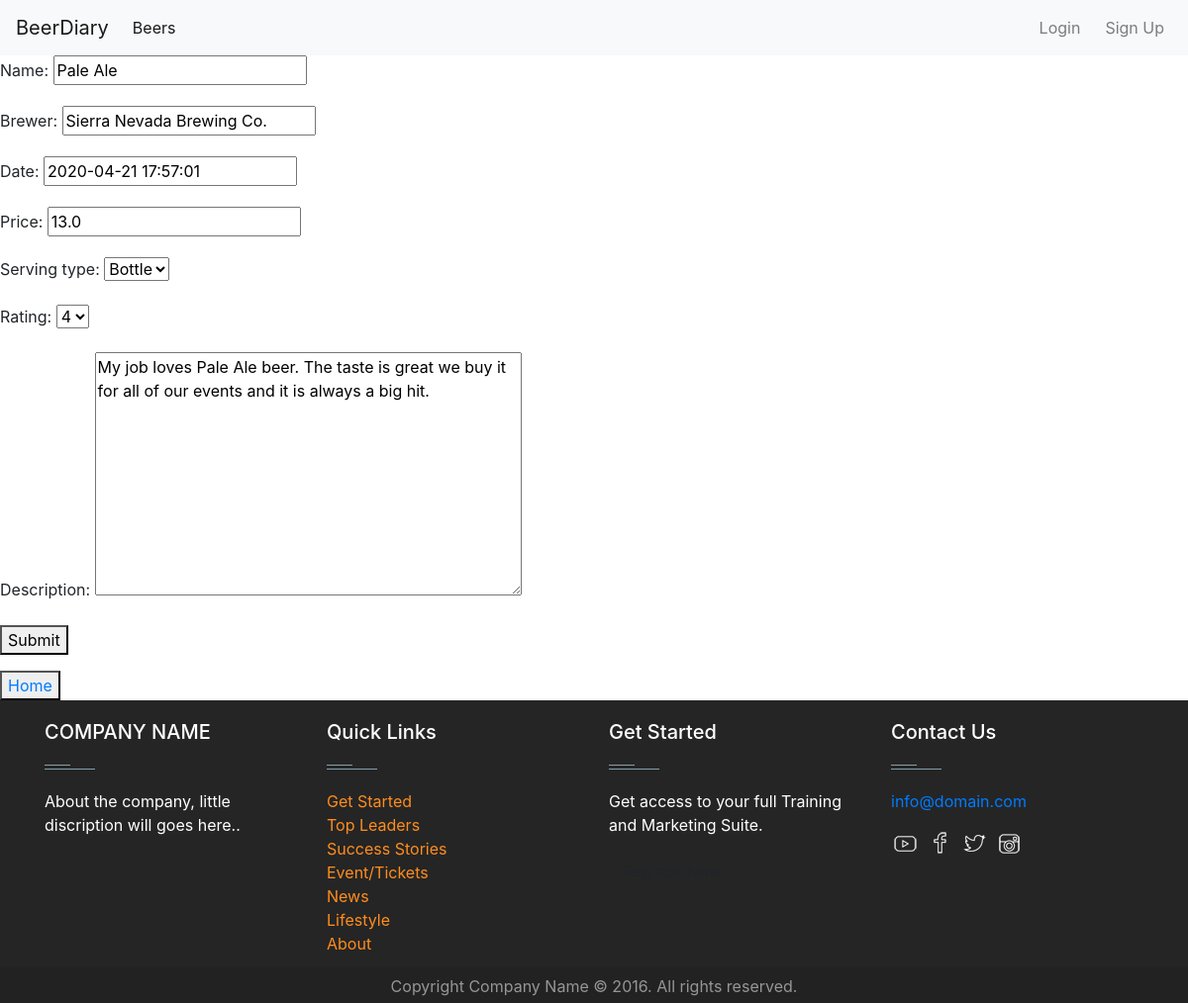
Before: /2/update with the older database file.
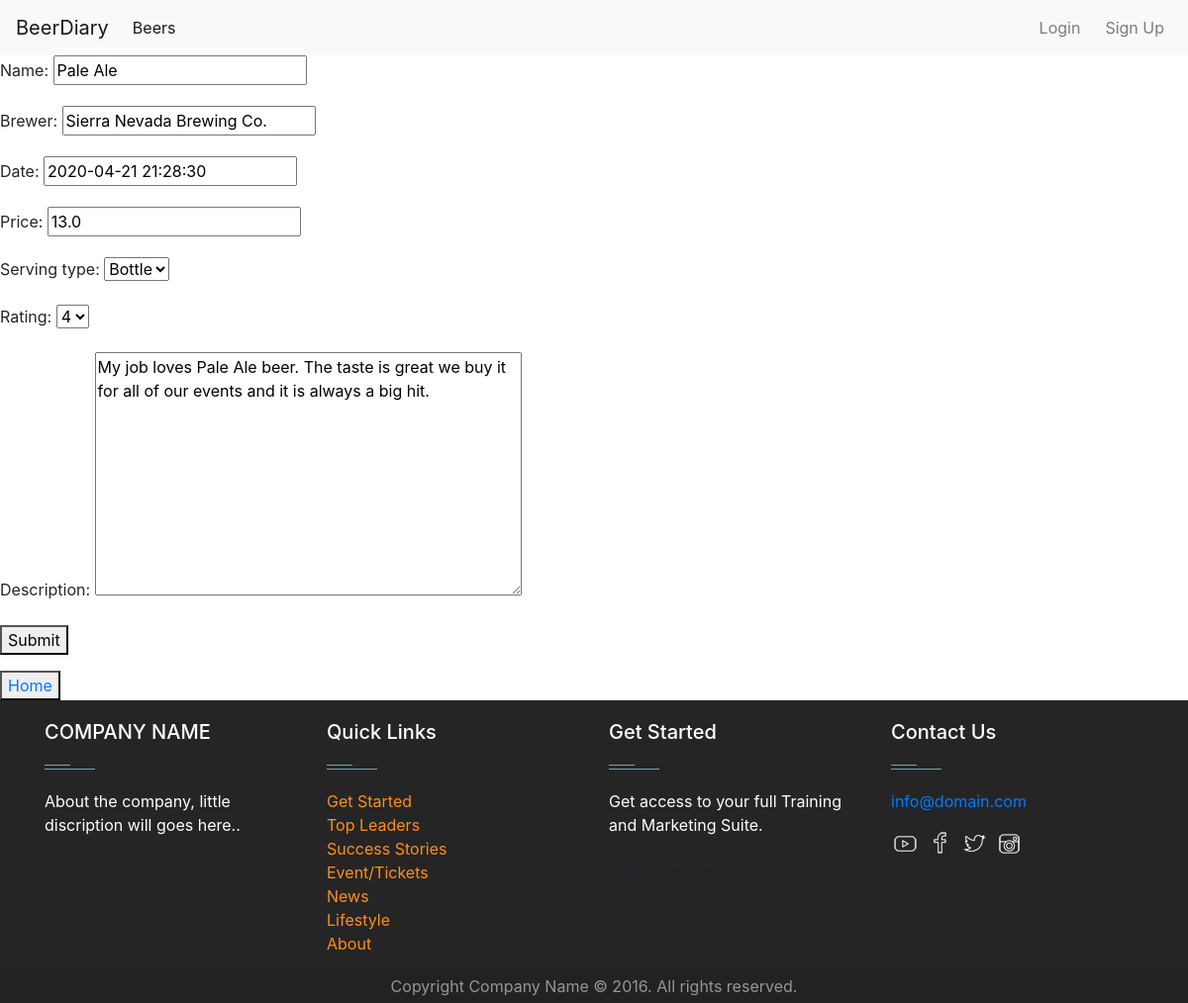
After: the same page with the newer database file.
### beers/models.py (models this page shows, shortened)
class Beer(models.Model):
    name = models.CharField(max_length=250)
    brewer = models.CharField(max_length=250)
    date = models.DateTimeField(default=datetime.now)
    price = models.FloatField()
    serving_type = models.CharField(max_length=250)
    rating = models.CharField(max_length=250)
    description = models.TextField(max_length=500, null=True)

### beers/views.py (the view)
# urls.py: path('<slug:pk>/update', views.UpdateBeer.as_view(), name='update_beer'),
class UpdateBeer(UpdateView):
    form_class = AddBeerForm
    template_name = 'beers/add_beer.html'
    model = Beer
    success_url = reverse_lazy('beers:detail')

### beers/forms.py
class AddBeerForm(forms.ModelForm):
    CHOICES = (
        ("Bottle", "Bottle"),
        ("Draft", "Draft"),
    )
    serving_type = forms.ChoiceField(choices=CHOICES)
    rating = forms.ChoiceField(choices=[(x, x) for x in range(1, 6)])
    class Meta:
        model = Beer
        fields = '__all__'

### templates/beers/add_beer.html (shortened to what this page needs)
{% extends 'base.html' %}
{% load staticfiles %}
{% block main-content %}
<form method="post" enctype="multipart/form-data">
  {{ form.as_p }}
  <button type="submit">Submit</button>
</form>
<button>
  <a href="{% url 'beers:detail' %}">Home</a>
</button>
{% endblock %}

### templates/base.html (shortened to what this page needs)
{% load staticfiles %}
{% load custom_url %}
<html>
<head>
  <link rel="stylesheet" type="text/css" href="{% static 'css/style.css' %}">
  <link rel="stylesheet" href="https://stackpath.bootstrapcdn.com/bootstrap/4.4.1/css/bootstrap.min.css">
  <link href="https://maxcdn.bootstrapcdn.com/font-awesome/4.7.0/css/font-awesome.min.css" rel="stylesheet">
</head>
<body>
<nav class="navbar navbar-expand-lg navbar-light bg-light">
  <a class="navbar-brand" href="{% url 'beers:index' %}">BeerDiary</a>
  <div class="collapse navbar-collapse" id="navbarSupportedContent">
    <ul class="navbar-nav mr-auto">
      <li class="nav-item active">
        <a class="nav-link" href="{% url 'beers:detail' %}">Beers</a>
      </li>
    </ul>
    <ul class="nav navbar-nav navbar-right">
      {% if user.username %}
        <li>
          <a class="nav-link">{{ user.username }} &nbsp;</a>
        </li>
        <li class="">
          <a class="nav-link" href="{% url 'beers:add_beer' %}">
            <i class="fa fa-plus" aria-hidden="true"></i> Add Beer &nbsp;
          </a>
        </li>
        <li>
          <a class="nav-link" href="{% url 'beers:logout_user' %}">
            <i class="fa fa-power-off" aria-hidden="true"></i> logout
          </a>
        </li>
      {% else %}
        <li>
          <a class="nav-link" href="{% url 'beers:login_user' %}">Login &nbsp;</a>
        </li>
        <li>
          <a class="nav-link" href="{% url 'beers:register' %}">Sign Up</a>
        </li>
      {% endif %}
    </ul>
  </div>
</nav>
{% block main-content %}
{% endblock %}
<footer id="footer" class="footer-1">
<div class="main-footer widgets-dark typo-light" style="height:270px">
<div class="container">
<div class="row">
<div class="col-xs-12 col-sm-6 col-md-3">
<div class="widget subscribe no-box">
<h5 class="widget-title">COMPANY NAME<span></span></h5>
<p>About the company, little discription will goes here.. </p>
</div>
</div>
<div class="col-xs-12 col-sm-6 col-md-3">
<div class="widget no-box">
<h5 class="widget-title">Quick Links<span></span></h5>
<ul class="thumbnail-widget">
<li>
<div class="thumb-content"><a href="#.">Get Started</a></div>
</li>
<li>
<div class="thumb-content"><a href="#.">Top Leaders</a></div>
</li>
<li>
<div class="thumb-content"><a href="#.">Success Stories</a></div>
</li>
<li>
<div class="thumb-content"><a href="#.">Event/Tickets</a></div>
</li>
<li>
<div class="thumb-content"><a href="#.">News</a></div>
</li>
<li>
<div class="thumb-content"><a href="#.">Lifestyle</a></div>
</li>
<li>
<div class="thumb-content"><a href="#.">About</a></div>
</li>
</ul>
</div>
</div>
<div class="col-xs-12 col-sm-6 col-md-3">
<div class="widget no-box">
<h5 class="widget-title">Get Started<span></span></h5>
<p>Get access to your full Training and Marketing Suite.</p>
<a class="btn" href="#." target="_blank">Register Now</a>
</div>
</div>
<div class="col-xs-12 col-sm-6 col-md-3">
<div class="widget no-box">
<h5 class="widget-title">Contact Us<span></span></h5>
<p><a href="mailto:info@domain.com" title="glorythemes">info@domain.com</a></p>
<ul class="social-footer2">
<li class=""><a title="youtube" target="_blank" href="https://www.youtube.com/"><img alt="youtube" width="30" height="30"></a></li>
<li class=""><a href="https://www.facebook.com/" target="_blank" title="Facebook"><img alt="Facebook" width="30" height="30"></a></li>
<li class=""><a href="https://twitter.com" target="_blank" title="Twitter"><img alt="Twitter" width="30" height="30"></a></li>
<li class=""><a title="instagram" target="_blank" href="https://www.instagram.com/"><img alt="instagram" width="30" height="30"></a></li>
</ul>
</div>
</div>
</div>
</div>
</div>
<div class="footer-copyright">
  <div class="container">
    <div class="row">
      <div class="col-md-12 text-center">
        <p>Copyright Company Name © 2016. All rights reserved.</p>
      </div>
    </div>
  </div>
</div>
</footer>
</body>

### beers/static/css/style.css (style rules this page uses)
body { color: black; }
.footer-1 .footer-copyright { margin-bottom: 0px; }
footer .main-footer { padding: 20px 0; background: #252525; }
footer ul { padding-left: 0; list-style: none; }
.footer-copyright { background: #222; padding: 5px 0; }
.footer-copyright p { color: #969696; margin: 2px 0 0; }
.widget { padding: 20px; margin-bottom: 40px; }
.widget.no-box { padding: 0; background-color: transparent; margin-bottom: 40px; box-shadow: none; -webkit-box-shadow: none; -moz-box-shadow: none; -ms-box-shadow: none; -o-box-shadow: none; }
.widget.subscribe p { margin-bottom: 18px; }
.widget li a { color: #ff8d1e; }
.widget-title { margin-bottom: 20px; }
.widget-title span { background: #839FAD none repeat scroll 0 0;display: block; height: 1px;margin-top: 25px;position: relative;width: 20%; }
.widget-title span::after { background: inherit;content: "";height: inherit; position: absolute;top: -4px;width: 50%; }
.typo-light h1, .typo-light h2, .typo-light h3, .typo-light h4, .typo-light h5, .typo-light h6, .typo-light p, .typo-light div, .typo-light span, .typo-light small { color: #fff; }
ul.social-footer2 { margin: 0;padding: 0; width: auto; }
ul.social-footer2 li { display: inline-block;padding: 0; }
ul.social-footer2 li a { display: block; height:30px;width: 30px;text-align: center; }
.btn { background-color: #ff8d1e; color:#fff; }

Changed rows visible on the page:
changed Beer "Pale Ale": date "2020-04-21 17:57:01" → "2020-04-21 21:28:30"
